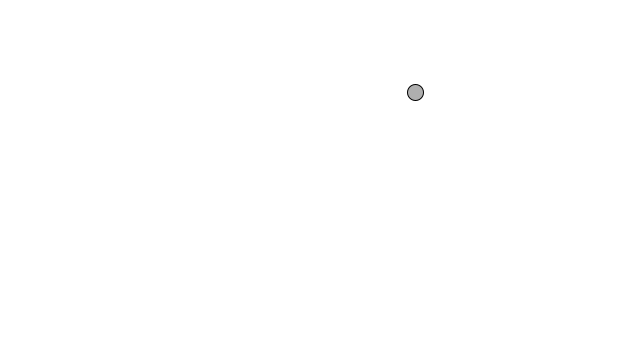
Frame 1 (no input)
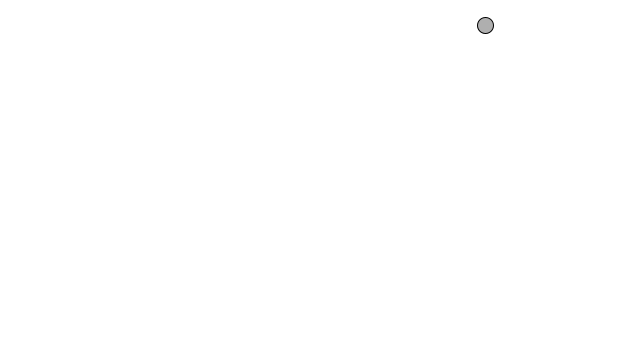
Frame 60 (the mouse pressed at the canvas centre just before this capture)
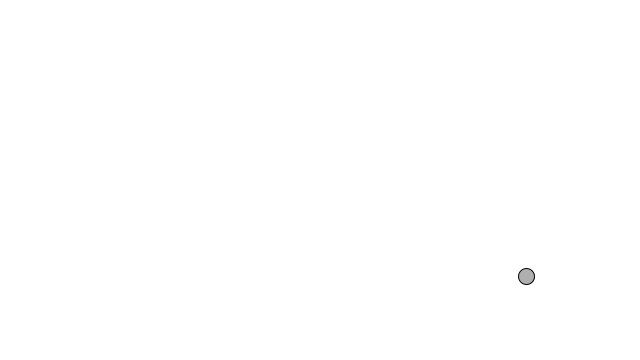
Frame 120 (the mouse held since frame 60 and released just before this capture)

The Processing sketch that drew these frames (run headless with seeded random() and noise(); from frame 60 on, the mouse is pressed at the canvas centre):

// Processing sketch: Mover
// ── Mover.pde
MyMover mover;

void setup() {
	size(640, 360);
	mover = new MyMover();
}

void draw() {
	background(255);
	mover.update();
	mover.checkEdges();
	mover.display();
}

class MyMover {
	PVector location;
	PVector velocity;
	PVector acceleration;
	float topSpeed;
  
	MyMover() {
		location = new PVector(random(width), random(height));
		velocity = new PVector(random(-2,2), random(-2,2)); 
		acceleration = new PVector(-0.001, 0.01);
		topSpeed = 10;
	}


	void update() {
    acceleration = PVector.random2D();
    acceleration.mult(0.15);
		velocity.add(acceleration);
		velocity.limit(topSpeed);
		location.add(velocity);
	}

	void display() {
		stroke(0);
		fill(175);
		ellipse(location.x, location.y, 16, 16);
	}

	void checkEdges() {
		if(location.x > width) {
			location.x = 0;
		} else if (location.x < 0) {
			location.x = width;
		}

		if(location.y > height) {
			location.y = 0;
		} else if (location.y < 0) {
			location.y = height;
		}
	}
}
